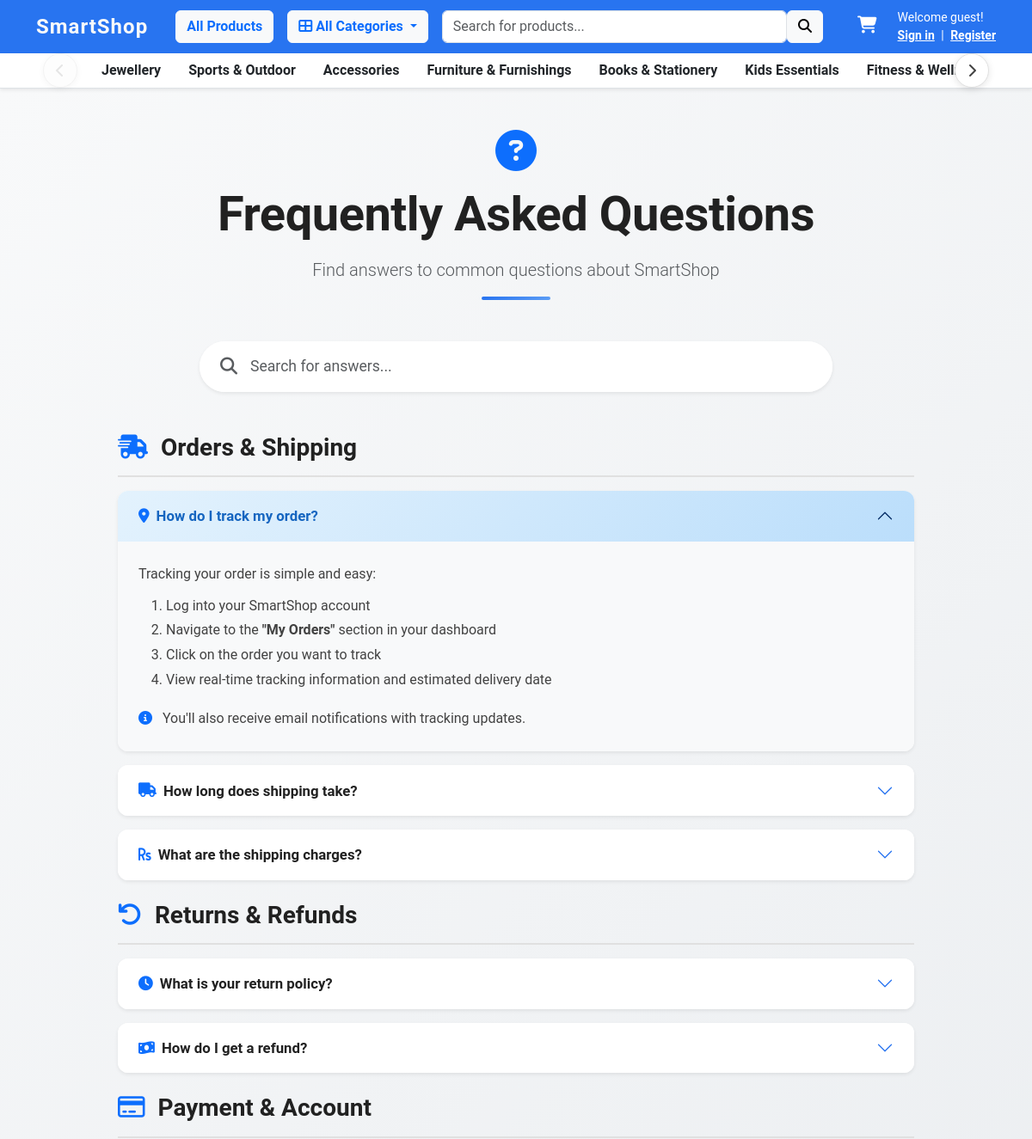
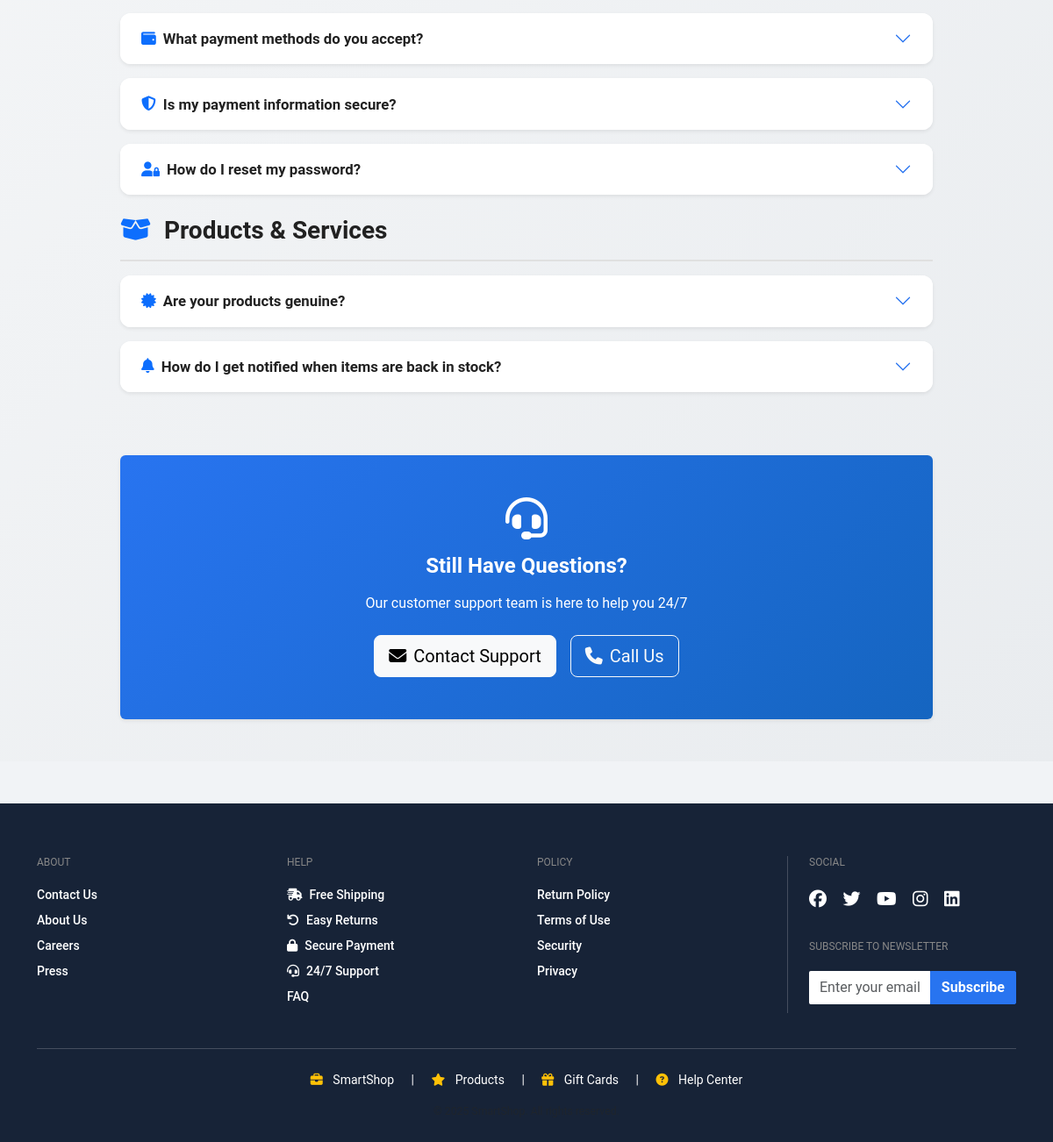
Screenshot of /faq/ with the database file from the repository (2 pictures, top to bottom).
### category/models.py (models this page shows, shortened)
class Category(models.Model):
    category_name = models.CharField(max_length=100)
    slug = models.SlugField(max_length=100, unique=True)
    description = models.TextField(blank=True, null=True)
    category_image = models.ImageField(
        upload_to='categories/', blank=True, null=True)
    parent = models.ForeignKey('self', on_delete=models.CASCADE, blank=True, null=True, related_name='children')
    class Meta:
        verbose_name = "Category"
        verbose_name_plural = "Categories"
    def get_url(self):
        return reverse('products_by_category', args=[self.slug])

### smartShop/views.py (the view)
# urls.py: path('faq/', faq, name='faq'),
def faq(request):
    return render(request, 'pages/faq.html')

### templates/pages/faq.html (shortened to what this page needs)
{% extends 'base.html' %}
{% load static %}
{% block content %}
<section class="faq-section py-5">
  <div class="container">
    <div class="faq-header text-center mb-5">
      <div class="faq-icon mb-3">
        <i class="fa fa-question-circle fa-3x text-primary"></i>
      </div>
      <h1 class="display-4 fw-bold mb-3">Frequently Asked Questions</h1>
      <p class="lead text-muted">Find answers to common questions about SmartShop</p>
      <div class="faq-divider mx-auto"></div>
    </div>
    <div class="row justify-content-center mb-5">
      <div class="col-lg-8">
        <div class="faq-search">
          <div class="input-group input-group-lg shadow-sm">
            <span class="input-group-text bg-white border-end-0">
              <i class="fa fa-search text-muted"></i>
            </span>
            <input type="text" class="form-control border-start-0 ps-0" id="faqSearchInput"
                   placeholder="Search for answers...">
          </div>
        </div>
      </div>
    </div>
    <div class="row justify-content-center">
      <div class="col-lg-10">
        <div class="faq-category mb-4">
          <div class="category-header mb-3">
            <h2 class="h3 fw-bold">
              <i class="fa fa-shipping-fast me-2 text-primary"></i>
              Orders & Shipping
            </h2>
          </div>
          <div class="accordion" id="ordersAccordion">
            <div class="accordion-item border-0 shadow-sm mb-3">
              <h3 class="accordion-header" id="order1">
                <button class="accordion-button fw-semibold" type="button" data-bs-toggle="collapse"
                        data-bs-target="#collapseOrder1" aria-expanded="true">
                  <i class="fa fa-map-marker-alt me-2 text-primary"></i>
                  How do I track my order?
                </button>
              </h3>
              <div id="collapseOrder1" class="accordion-collapse collapse show" data-bs-parent="#ordersAccordion">
                <div class="accordion-body bg-light">
                  <p class="mb-2">Tracking your order is simple and easy:</p>
                  <ol class="mb-0">
                    <li>Log into your SmartShop account</li>
                    <li>Navigate to the <strong>"My Orders"</strong> section in your dashboard</li>
                    <li>Click on the order you want to track</li>
                    <li>View real-time tracking information and estimated delivery date</li>
                  </ol>
                  <p class="mt-3 mb-0">
                    <i class="fa fa-info-circle text-primary me-2"></i>
                    You'll also receive email notifications with tracking updates.
                  </p>
                </div>
              </div>
            </div>
            <div class="accordion-item border-0 shadow-sm mb-3">
              <h3 class="accordion-header" id="order2">
                <button class="accordion-button collapsed fw-semibold" type="button" data-bs-toggle="collapse"
                        data-bs-target="#collapseOrder2">
                  <i class="fa fa-truck me-2 text-primary"></i>
                  How long does shipping take?
                </button>
              </h3>
            </div>
            <div class="accordion-item border-0 shadow-sm mb-3">
              <h3 class="accordion-header" id="order3">
                <button class="accordion-button collapsed fw-semibold" type="button" data-bs-toggle="collapse"
                        data-bs-target="#collapseOrder3">
                  <i class="fa fa-rupee-sign me-2 text-primary"></i>
                  What are the shipping charges?
                </button>
              </h3>
            </div>
          </div>
        </div>
        <div class="faq-category mb-4">
          <div class="category-header mb-3">
            <h2 class="h3 fw-bold">
              <i class="fa fa-undo me-2 text-primary"></i>
              Returns & Refunds
            </h2>
          </div>
          <div class="accordion" id="returnsAccordion">
            <div class="accordion-item border-0 shadow-sm mb-3">
              <h3 class="accordion-header" id="return1">
                <button class="accordion-button collapsed fw-semibold" type="button" data-bs-toggle="collapse"
                        data-bs-target="#collapseReturn1">
                  <i class="fa fa-clock me-2 text-primary"></i>
                  What is your return policy?
                </button>
              </h3>
            </div>
            <div class="accordion-item border-0 shadow-sm mb-3">
              <h3 class="accordion-header" id="return2">
                <button class="accordion-button collapsed fw-semibold" type="button" data-bs-toggle="collapse"
                        data-bs-target="#collapseReturn2">
                  <i class="fa fa-money-bill-wave me-2 text-primary"></i>
                  How do I get a refund?
                </button>
              </h3>
            </div>
          </div>
        </div>
        <div class="faq-category mb-4">
          <div class="category-header mb-3">
            <h2 class="h3 fw-bold">
              <i class="fa fa-credit-card me-2 text-primary"></i>
              Payment & Account
            </h2>
          </div>
          <div class="accordion" id="paymentAccordion">
            <div class="accordion-item border-0 shadow-sm mb-3">
              <h3 class="accordion-header" id="payment1">
                <button class="accordion-button collapsed fw-semibold" type="button" data-bs-toggle="collapse"
                        data-bs-target="#collapsePayment1">
                  <i class="fa fa-wallet me-2 text-primary"></i>
                  What payment methods do you accept?
                </button>
              </h3>
            </div>
            <div class="accordion-item border-0 shadow-sm mb-3">
              <h3 class="accordion-header" id="payment2">
                <button class="accordion-button collapsed fw-semibold" type="button" data-bs-toggle="collapse"
                        data-bs-target="#collapsePayment2">
                  <i class="fa fa-shield-alt me-2 text-primary"></i>
                  Is my payment information secure?
                </button>
              </h3>
            </div>
            <div class="accordion-item border-0 shadow-sm mb-3">
              <h3 class="accordion-header" id="payment3">
                <button class="accordion-button collapsed fw-semibold" type="button" data-bs-toggle="collapse"
                        data-bs-target="#collapsePayment3">
                  <i class="fa fa-user-lock me-2 text-primary"></i>
                  How do I reset my password?
                </button>
              </h3>
            </div>
          </div>
        </div>
        <div class="faq-category mb-4">
          <div class="category-header mb-3">
            <h2 class="h3 fw-bold">
              <i class="fa fa-box-open me-2 text-primary"></i>
              Products & Services
            </h2>
          </div>
          <div class="accordion" id="productsAccordion">
            <div class="accordion-item border-0 shadow-sm mb-3">
              <h3 class="accordion-header" id="product1">
                <button class="accordion-button collapsed fw-semibold" type="button" data-bs-toggle="collapse"
                        data-bs-target="#collapseProduct1">
                  <i class="fa fa-certificate me-2 text-primary"></i>
                  Are your products genuine?
                </button>
              </h3>
            </div>
            <div class="accordion-item border-0 shadow-sm mb-3">
              <h3 class="accordion-header" id="product2">
                <button class="accordion-button collapsed fw-semibold" type="button" data-bs-toggle="collapse"
                        data-bs-target="#collapseProduct2">
                  <i class="fa fa-bell me-2 text-primary"></i>
                  How do I get notified when items are back in stock?
                </button>
              </h3>
            </div>
          </div>
        </div>
      </div>
    </div>
    <div class="row justify-content-center mt-5">
      <div class="col-lg-10">
        <div class="card border-0 shadow-sm bg-gradient-primary text-white">
          <div class="card-body p-5 text-center">
            <i class="fa fa-headset fa-3x mb-3"></i>
            <h3 class="h4 fw-bold mb-3">Still Have Questions?</h3>
            <p class="mb-4">Our customer support team is here to help you 24/7</p>
            <div class="d-flex flex-wrap justify-content-center gap-3">
              <a href="{% url 'contact' %}" class="btn btn-light btn-lg">
                <i class="fa fa-envelope me-2"></i>Contact Support
              </a>
              <a href="tel:+911234567890" class="btn btn-outline-light btn-lg">
                <i class="fa fa-phone me-2"></i>Call Us
              </a>
            </div>
          </div>
        </div>
      </div>
    </div>
  </div>
</section>
{% endblock %}

### templates/includes/navbar.html (shortened to what this page needs)
{% load static %}
<nav
  class="navbar navbar-expand-lg navbar-dark"
  style="background-color: #2874f0"
>
  <div class="container">
    <a class="navbar-brand fw-bold text-light" href="{% url 'home' %}">
      SmartShop
    </a>
    <div class="collapse navbar-collapse" id="mainNavbar">
      <ul class="navbar-nav me-auto mb-2 mb-lg-0">
        <li class="nav-item">
          <a
            href="{% url 'products' %}"
            class="btn btn-light text-primary fw-semibold ms-3"
          >
            All Products
          </a>
        </li>
        <li class="nav-item dropdown ms-3">
          <button
            class="btn btn-light text-primary fw-semibold dropdown-toggle"
            data-bs-toggle="dropdown"
          >
            <i class="fa fa-th-large"></i> All Categories
          </button>
        </li>
      </ul>
      <div class="d-flex mx-lg-3 my-2 my-lg-0 flex-grow-1 position-relative" id="searchWrapper">
        <form
          class="d-flex flex-grow-1"
          action="{% url 'search' %}"
          method="GET"
          id="searchForm"
        >
          <input
            class="form-control rounded-start"
            type="text"
            name="keyword"
            id="searchInput"
            placeholder="Search for products..."
            autocomplete="off"
          />
          <button class="btn btn-light rounded-end" type="submit">
            <i class="fa fa-search"></i>
          </button>
        </form>
      </div>
      <ul class="navbar-nav ms-lg-3 mb-2 mb-lg-0 align-items-center">
        <li class="nav-item position-relative">
          <a href="{% url 'cart' %}" class="nav-link text-white fw-semibold">
            <i class="fa fa-shopping-cart fs-5"></i>
          </a>
        </li>
        <li class="nav-item ms-3">
          {% if not user.is_authenticated %}
          <div class="text-white small">
            Welcome guest! <br />
            <a href="{% url 'login' %}" class="text-white fw-semibold"
              >Sign in</a
            >
            <span class="mx-1">|</span>
            <a href="{% url 'register' %}" class="text-white fw-semibold"
              >Register</a
            >
          </div>
          {% endif %}
        </li>
      </ul>
    </div>
  </div>
</nav>
<nav class="bg-white shadow-sm border-bottom category-nav-wrapper">
  <div class="container position-relative">
    <button class="category-scroll-btn category-scroll-left" id="scrollLeftBtn" aria-label="Scroll Left">
      <i class="fa fa-chevron-left"></i>
    </button>
    <div class="d-flex flex-nowrap overflow-auto py-2 category-scroll-container" id="categoryScrollContainer"
         style="scrollbar-width: none; -ms-overflow-style: none; scroll-behavior: smooth;">
      {% for category in links %}
      <div class="nav-item dropdown px-3">
        <a
          class="nav-link text-dark fw-semibold text-nowrap {% if category.children.all %}dropdown-toggle{% endif %}"
          href="{{ category.get_url }}"
        >
          {{ category.category_name }}
        </a>
      </div>
      {% endfor %}
    </div>
    <button class="category-scroll-btn category-scroll-right" id="scrollRightBtn" aria-label="Scroll Right">
      <i class="fa fa-chevron-right"></i>
    </button>
  </div>
</nav>

### rows the page displays
Category: category_name "Jewellery"
Category: category_name "Sports & Outdoor"
Category: category_name "Accessories"
Category: category_name "Furniture & Furnishings"
Category: category_name "Books & Stationery"
Category: category_name "Kids Essentials"
Category: category_name "Fitness & Wellness"
